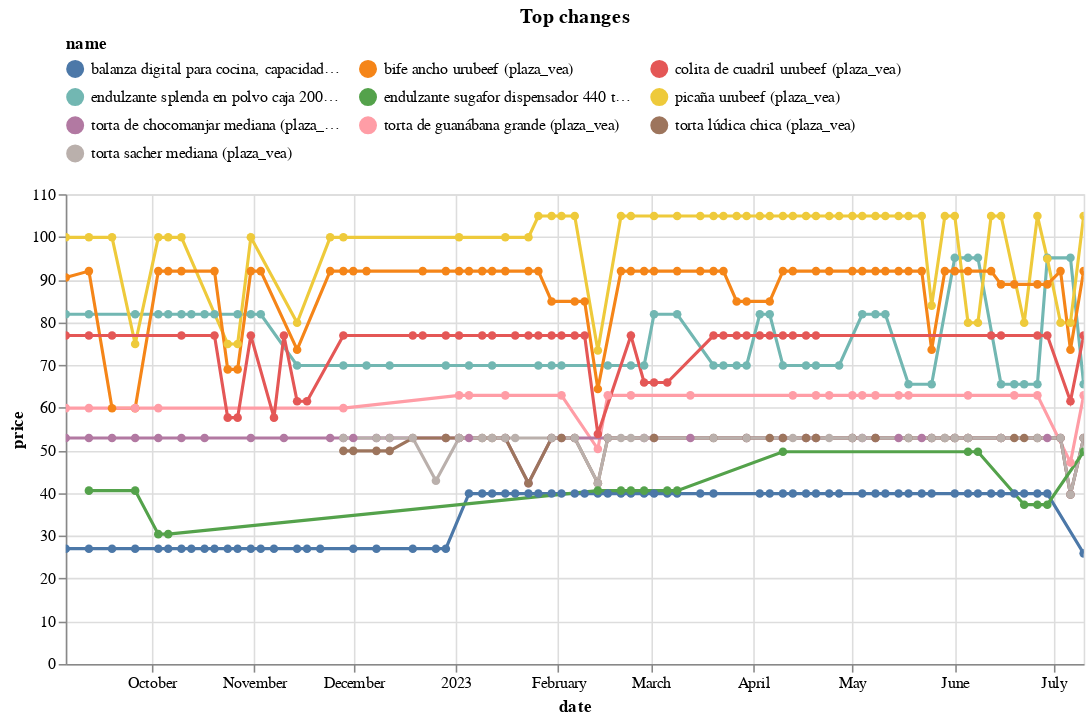

The notebook cell this image was saved under:
### Code cell
top_changes_abs.head(10).pipe(plot_changes, 'Top changes')

### Figure 1 — Vega-Lite specification as saved in the notebook (floating-point values rounded to 4 significant figures; data arrays with more than 128 entries replaced by an {"elided": "..."} marker saying what was removed)
{"config": {"view": {"continuousWidth": 300, "continuousHeight": 300}, "legend": {"columns": 3, "orient": "top"}}, "data": {"name": "data-9dddc41926bf84915ef4cff396ab589b"}, "mark": {"type": "line", "point": true}, "encoding": {"color": {"field": "name", "scale": {"domain": ["balanza digital para cocina, capacidad 5 kg, truper (plaza_vea)", "bife ancho urubeef (plaza_vea)", "colita de cuadril urubeef (plaza_vea)", "endulzante splenda en polvo caja 200 sobres (plaza_vea)", "endulzante sugafor dispensador 440 tabletas (plaza_vea)", "picaña urubeef (plaza_vea)", "torta de chocomanjar mediana (plaza_vea)", "torta de guanábana grande (plaza_vea)", "torta lúdica chica (plaza_vea)", "torta sacher mediana (plaza_vea)"]}, "type": "nominal"}, "tooltip": [{"field": "name", "type": "nominal"}, {"field": "price", "type": "quantitative"}, {"field": "last_price", "type": "quantitative"}], "x": {"field": "date", "type": "temporal"}, "y": {"field": "price", "type": "quantitative"}}, "params": [{"name": "param_7", "select": {"type": "point", "fields": ["name"]}, "bind": "legend"}, {"name": "param_8", "select": {"type": "interval", "encodings": ["x", "y"]}, "bind": "scales"}], "title": "Top changes", "transform": [{"filter": {"param": "param_7"}}], "width": 650, "$schema": "https://vega.github.io/schema/vega-lite/v5.8.0.json", "datasets": {"data-9dddc41926bf84915ef4cff396ab589b": {"elided": "446 records"}}}
